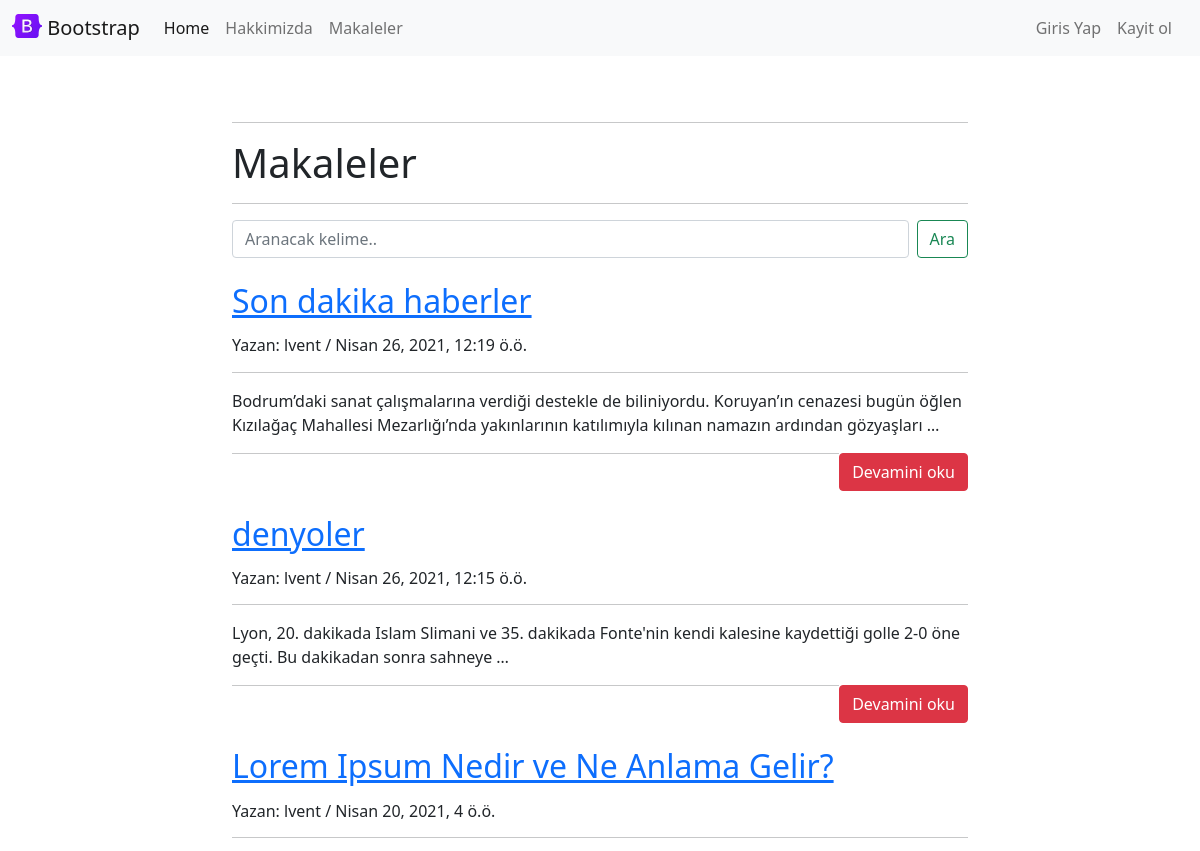
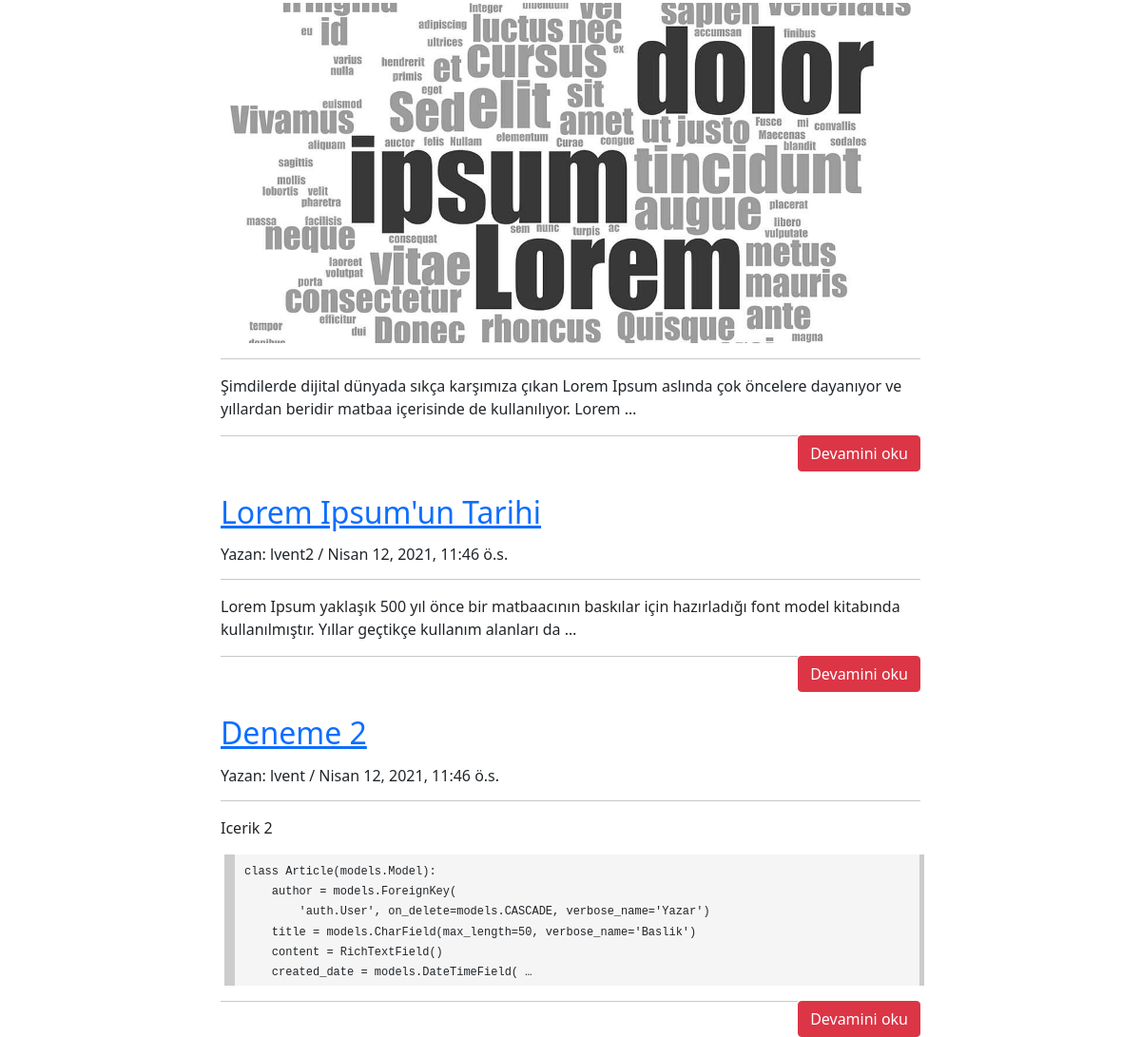
The app's page /articles/ with its own data (2 pictures, top to bottom).
### article/models.py (models this page shows, shortened)
class Article(models.Model):
    author = models.ForeignKey(
        'auth.User', on_delete=models.CASCADE, verbose_name='Yazar')
    title = models.CharField(max_length=50, verbose_name='Baslik')
    content = RichTextField()
    created_date = models.DateTimeField(
        auto_now_add=True, verbose_name='Tarih')
    article_image = models.FileField(blank=True,null=True,verbose_name='Makaleye Fotograf yükleyin:')
    class Meta:
        ordering = ['-created_date']

### article/views.py (the view)
# urls.py: path('',views.articles, name='articles'),
def articles(request):
    keyword = request.GET.get("keyword")
    if keyword:
        articles = Article.objects.filter(title__contains=keyword)
        return render(request, "articles.html", {"articles": articles})
    articles = Article.objects.all()
    return render(request, "articles.html", {"articles": articles})

### templates/articles.html (shortened to what this page needs)
{% extends 'layout.html' %}
{% block body %}
<div class="row">
    <div class="col-md-8 offset-md-2">
        <hr>
        <h3 class="display-6">Makaleler</h3>
        <hr>
        <form class="d-flex">
            <input class="form-control me-2" type="search" name="keyword" placeholder="Aranacak kelime.."
                aria-label="Search">
            <button class="btn btn-outline-success" type="submit">Ara</button>
        </form>
    </div>
</div>
{% if articles %}
{% for article in articles %}
<div class="row">
    <div class="col-md-8 offset-md-2">
        <h2 class="mt-4"><a href="{% url 'article:detail' article.id %}">{{article.title}}</a></h2>
        <p>
        <h6>Yazan: {{article.author.username}} / {{article.created_date}}</h6>
        </p>
        <hr>
        {% if article.article_image %}
        <a href="{% url 'article:detail' article.id %}">
            <img class="img-fluid rounded" src="{{article.article_image.url}}" alt="{{article.title}}"></a>
        <hr>
        {% endif %}
        <p>
            {{article.content|safe|truncatewords_html:20}}
        </p>
        <a style="float:right;" class="btn btn-danger" href="{% url 'article:detail' article.id %}">Devamini oku</a>
        <hr>
    </div>
</div>
{% endfor %}
{% endif %}
{% endblock body %}

### static/css/style.css (style rules this page uses)
code, samp, kbd { font-family: "Courier New", Courier, monospace, sans-serif; text-align: left; color: #555; }
pre code { line-height: 1.6em; font-size: 12px; }
pre { padding: 0.5em 0.5em 0.3em 0.7em; border-left: 11px solid #ccc; border-right: 5px solid #ccc; margin: 1em 0 1em 0.3em; overflow: auto; width: 100%; background-color: #F5F5F5; }

### records on screen
Article: title "Son dakika haberler", author.username "lvent", created_date "Nisan 26, 2021, 12:19 ö.ö.", content "Bodrum’daki sanat çalışmalarına verdiği destekle de biliniyordu. Koruyan’ın cenazesi bugün öğlen Kızılağaç Mahallesi Mezarlığı’nda yakınlarının katılımıyla kılınan namazın ardından gözyaşları …"
Article: title "denyoler", author.username "lvent", created_date "Nisan 26, 2021, 12:15 ö.ö.", content "Lyon, 20. dakikada Islam Slimani ve 35. dakikada Fonte'nin kendi kalesine kaydettiği golle 2-0 öne geçti. Bu dakikadan sonra sahneye …"
Article: title "Lorem Ipsum Nedir ve Ne Anlama Gelir?", author.username "lvent", created_date "Nisan 20, 2021, 4 ö.ö.", article_image (picture), content "Şimdilerde dijital dünyada sıkça karşımıza çıkan Lorem Ipsum aslında çok öncelere dayanıyor ve yıllardan beridir matbaa içerisinde de kullanılıyor. Lorem …"
Article: title "Lorem Ipsum'un Tarihi", author.username "lvent2", created_date "Nisan 12, 2021, 11:46 ö.s.", content "Lorem Ipsum yaklaşık 500 yıl önce bir matbaacının baskılar için hazırladığı font model kitabında kullanılmıştır. Yıllar geçtikçe kullanım alanları da …"
Article: title "Deneme 2", author.username "lvent", created_date "Nisan 12, 2021, 11:46 ö.s.", content "Icerik 2 class Article(models.Model): author = models.ForeignKey( 'auth.User', on_delete=models.CASCADE, verbose_name='Yazar') title = models.CharField(max_length=50, verbose_name='Baslik') content = RichTextField() created_date = models.DateTimeField( …"
